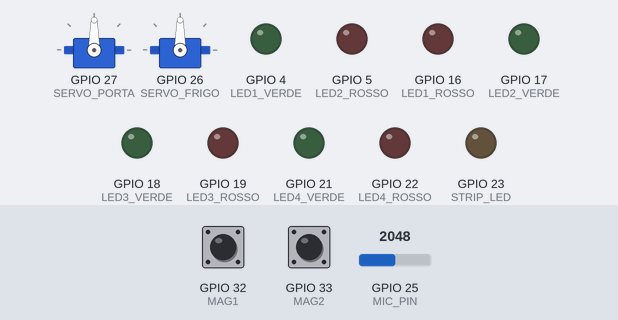
This sketch was run on a simulated ESP32. On the bench: 2 × servo, output pins drawn as LEDs (lit = HIGH). Inputs (shaded band) come from the test bench; at power-on: GPIO 33 (MAG2) HIGH, GPIO 32 (MAG1) HIGH, GPIO 25 (MIC_PIN) = 2048. WiFi joins after 1.5 s; servers stay silent unless stated; uploads are accepted with an empty reply; what the sketch prints to the serial monitor is not drawn.

Above: at 0.1 s.
At 4.9 s:
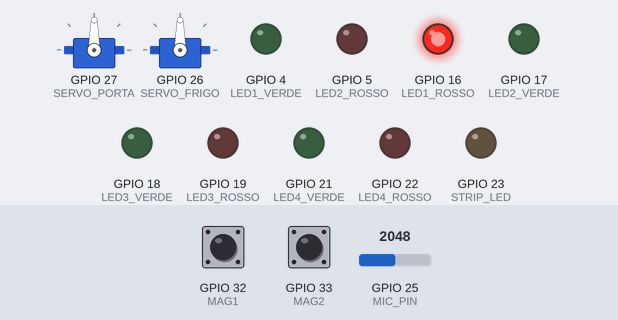
5.0 s: GPIO 33 (MAG2) pulled LOW for 1 s
9.0 s: GPIO 32 (MAG1) pulled LOW for 3.2 s
At 12.9 s:
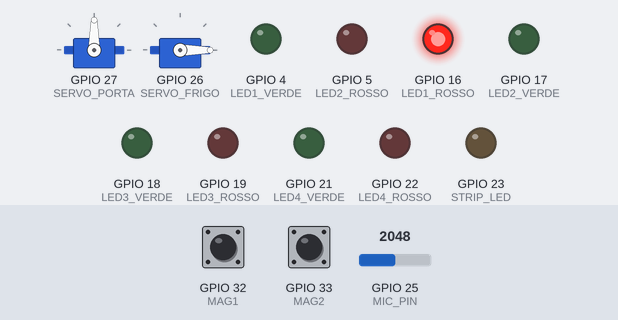
Timing chart, 0 to 14.4 s (numbered marks = the images above; inputs shaded):
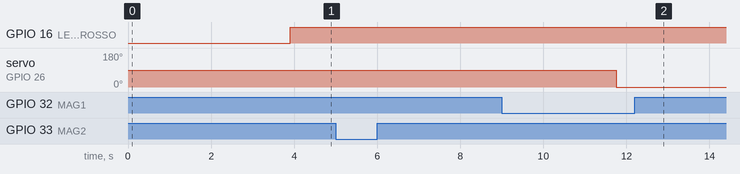

The sketch:

esp32-cucina-FINAL-WITH-LED-SYNC.ino
```cpp
/* =====================================================
   ESP32 CUCINA - SISTEMA COMPLETO CON LED SYNC
   Versione: 2.0 - Con polling stato LED dal database
   ===================================================== */

#include <WiFi.h>
#include <HTTPClient.h>
#include <ESP32Servo.h>

// ================= WIFI =================
const char* ssid     = "Vodafone-E23524170";
const char* password = "JtnLtfg73NXgAt9r";

// ================= BACKEND =================
const char* backend_url = "http://192.168.1.10:8001";
const int session_id = 999;

// ================== STATI ==================
enum StatoCucina {
  FORNELLI,
  FRIGO,
  SERRA,
  COMPLETATO
};

StatoCucina stato = FORNELLI;

// ================== STATE GLOBALE ==================
bool kitchenComplete = false;
bool allRoomsComplete = false;
unsigned long lastPollTime = 0;
const unsigned long POLL_INTERVAL = 5000;

// 🆕 LED SYNC TIMING
unsigned long lastLEDSyncTime = 0;
const unsigned long LED_SYNC_INTERVAL = 2000; // Poll LED ogni 2 secondi

// ================== PIN LED ==================
#define LED1_VERDE 4    // Porta
#define LED1_ROSSO 16
#define LED2_VERDE 17   // Fornelli
#define LED2_ROSSO 5
#define LED3_VERDE 18   // Frigo
#define LED3_ROSSO 19
#define LED4_VERDE 21   // Serra
#define LED4_ROSSO 22

// ================== SERVO ==================
#define SERVO_PORTA 27
#define SERVO_FRIGO 26
Servo servoPorta;
Servo servoFrigo;

// ================== SENSORI ==================
#define MAG1 32   // Anta decorativa
#define MAG2 33   // Pentola
#define MIC_PIN 25
#define STRIP_LED 23

// ================= AUDIO =================
#define CALIBRA_MS 2000
#define FINESTRA_MS 60
#define MARGINE_BATTITO 800
int rumoreFondo = 0;

// ================== HTTP ==================

bool chiamataHTTP(const char* endpoint, const char* method = "POST") {
  if (WiFi.status() != WL_CONNECTED) return false;

  HTTPClient http;
  String url = String(backend_url) + endpoint;
  http.begin(url);
  http.setTimeout(5000);

  int httpCode;
  if (strcmp(method, "POST") == 0) {
    http.addHeader("Content-Type", "application/json");
    httpCode = http.POST("{}");
  } else {
    httpCode = http.GET();
  }

  http.end();
  return (httpCode > 0 && httpCode < 300);
}

// ================== NOTIFICHE ==================

bool notificaFornelli() {
  String e = "/api/sessions/" + String(session_id) +
             "/kitchen-puzzles/fornelli/complete";
  return chiamataHTTP(e.c_str());
}

bool notificaFrigo() {
  String e = "/api/sessions/" + String(session_id) +
             "/kitchen-puzzles/frigo/complete";
  return chiamataHTTP(e.c_str());
}

bool notificaSerra() {
  String e = "/api/sessions/" + String(session_id) +
             "/kitchen-puzzles/serra/complete";
  return chiamataHTTP(e.c_str());
}

// ================== POLLING ==================

void checkGameCompletion() {
  if (WiFi.status() != WL_CONNECTED) return;

  HTTPClient http;
  String url = String(backend_url) + "/api/sessions/" +
               String(session_id) + "/game-completion/status";

  http.begin(url);
  int code = http.GET();

  if (code > 0) {
    String p = http.getString();
    kitchenComplete = p.indexOf("\"kitchen_complete\":true") > 0;
    allRoomsComplete = p.indexOf("\"all_rooms_complete\":true") > 0;
  }
  http.end();
}

// 🆕 ================== LED SYNC ==================

void syncLEDWithBackend() {
  if (WiFi.status() != WL_CONNECTED) return;

  HTTPClient http;
  String url = String(backend_url) + "/api/sessions/" +
               String(session_id) + "/kitchen-puzzles/state";

  http.begin(url);
  http.setTimeout(3000);
  int code = http.GET();

  if (code == 200) {
    String response = http.getString();

    Serial.println("🔄 [LED SYNC] Response: " + response);

    // ✅ FIX: Usa led_states non status (backend fornisce già colore finale)

    // Parse Fornelli LED color
    int fornelliIdx = response.indexOf("\"fornelli\"", response.indexOf("\"led_states\""));
    if (fornelliIdx > 0) {
      if (response.indexOf("\"green\"", fornelliIdx) > 0 && response.indexOf("\"green\"", fornelliIdx) < fornelliIdx + 20) {
        digitalWrite(LED2_VERDE, HIGH);
        digitalWrite(LED2_ROSSO, LOW);
      } else if (response.indexOf("\"red\"", fornelliIdx) > 0 && response.indexOf("\"red\"", fornelliIdx) < fornelliIdx + 20) {
        digitalWrite(LED2_ROSSO, HIGH);
        digitalWrite(LED2_VERDE, LOW);
      } else {
        // off
        digitalWrite(LED2_ROSSO, LOW);
        digitalWrite(LED2_VERDE, LOW);
      }
    }

    // Parse Frigo LED color
    int frigoIdx = response.indexOf("\"frigo\"", response.indexOf("\"led_states\""));
    if (frigoIdx > 0) {
      if (response.indexOf("\"green\"", frigoIdx) > 0 && response.indexOf("\"green\"", frigoIdx) < frigoIdx + 20) {
        digitalWrite(LED3_VERDE, HIGH);
        digitalWrite(LED3_ROSSO, LOW);
      } else if (response.indexOf("\"red\"", frigoIdx) > 0 && response.indexOf("\"red\"", frigoIdx) < frigoIdx + 20) {
        digitalWrite(LED3_ROSSO, HIGH);
        digitalWrite(LED3_VERDE, LOW);
      } else {
        // off
        digitalWrite(LED3_ROSSO, LOW);
        digitalWrite(LED3_VERDE, LOW);
      }
    }

    // Parse Serra LED color
    int serraIdx = response.indexOf("\"serra\"", response.indexOf("\"led_states\""));
    if (serraIdx > 0) {
      if (response.indexOf("\"green\"", serraIdx) > 0 && response.indexOf("\"green\"", serraIdx) < serraIdx + 20) {
        digitalWrite(LED4_VERDE, HIGH);
        digitalWrite(LED4_ROSSO, LOW);
        digitalWrite(STRIP_LED, HIGH);
      } else if (response.indexOf("\"red\"", serraIdx) > 0 && response.indexOf("\"red\"", serraIdx) < serraIdx + 20) {
        digitalWrite(LED4_ROSSO, HIGH);
        digitalWrite(LED4_VERDE, LOW);
      } else {
        // off
        digitalWrite(LED4_ROSSO, LOW);
        digitalWrite(LED4_VERDE, LOW);
        digitalWrite(STRIP_LED, LOW);
      }
    }

  } else {
    Serial.println("❌ [LED SYNC] HTTP " + String(code));
  }

  http.end();
}

// ================== LED PORTA ==================

void aggiornaLEDPorta() {
  if (allRoomsComplete) {
    digitalWrite(LED1_VERDE, HIGH);
    digitalWrite(LED1_ROSSO, LOW);
    servoPorta.write(0);
  } else if (kitchenComplete) {
    digitalWrite(LED1_ROSSO, millis() % 1000 < 500);
    digitalWrite(LED1_VERDE, LOW);
    servoPorta.write(90);
  } else {
    digitalWrite(LED1_ROSSO, HIGH);
    digitalWrite(LED1_VERDE, LOW);
    servoPorta.write(90);
  }
}

// ================== AUDIO ==================

int misuraAmpiezza() {
  unsigned long s = millis();
  int minV = 4095, maxV = 0;
  while (millis() - s < FINESTRA_MS) {
    int v = analogRead(MIC_PIN);
    minV = min(minV, v);
    maxV = max(maxV, v);
  }
  return maxV - minV;
}

int calibraRumore() {
  unsigned long s = millis();
  long sum = 0; int n = 0;
  while (millis() - s < CALIBRA_MS) {
    sum += misuraAmpiezza();
    n++;
    delay(20);
  }
  return n ? sum / n : 0;
}

bool rilevaBattito() {
  return misuraAmpiezza() >= (rumoreFondo + MARGINE_BATTITO);
}

// ================== RESET ==================

void resetCucina() {
  stato = FORNELLI;
  kitchenComplete = false;
  allRoomsComplete = false;

  // ⚠️ NON impostiamo LED qui - li lascia fare a syncLEDWithBackend()
  // Così i LED si sincronizzano SUBITO con database (frigo/serra OFF all'inizio)

  servoPorta.write(90);
  servoFrigo.write(90);
  digitalWrite(STRIP_LED, LOW);
}

// ================== ANTA MOBILE ==================

// Track previous MAG1 state
bool prevMAG1State = HIGH;

void checkAntaMobile() {
  bool currentMAG1 = digitalRead(MAG1);

  // Detect transition (LOW = anta aperta, HIGH = anta chiusa)
  if (currentMAG1 != prevMAG1State) {
    prevMAG1State = currentMAG1;

    Serial.print("🗄️ Anta mobile ");
    Serial.println(currentMAG1 == LOW ? "APERTA" : "CHIUSA");

    // Trigger animation via backend
    String url = String(backend_url) + "/api/sessions/" + String(session_id) +
                 "/kitchen-puzzles/anta/toggle";
    Serial.println("📤 " + url);

    HTTPClient http;
    http.begin(url);
    http.setTimeout(5000);
    int code = http.POST("{}");

    if (code == 200) {
      Serial.println("✅ HTTP 200 OK");
    } else {
      Serial.println("❌ HTTP " + String(code) + ": " + http.getString());
    }
    http.end();

    delay(500); // Debounce
  }
}

// ================== SETUP ==================

void setup() {
  Serial.begin(115200);

  pinMode(MAG1, INPUT_PULLUP);
  pinMode(MAG2, INPUT_PULLUP);
  pinMode(STRIP_LED, OUTPUT);

  pinMode(LED1_VERDE, OUTPUT);
  pinMode(LED1_ROSSO, OUTPUT);
  pinMode(LED2_VERDE, OUTPUT);
  pinMode(LED2_ROSSO, OUTPUT);
  pinMode(LED3_VERDE, OUTPUT);
  pinMode(LED3_ROSSO, OUTPUT);
  pinMode(LED4_VERDE, OUTPUT);
  pinMode(LED4_ROSSO, OUTPUT);

  servoPorta.attach(SERVO_PORTA);
  servoFrigo.attach(SERVO_FRIGO);

  Serial.println("🔌 Connessione WiFi...");
  WiFi.mode(WIFI_STA);
  WiFi.begin(ssid, password);

  unsigned long startTime = millis();
  while (WiFi.status() != WL_CONNECTED && millis() - startTime < 15000) {
    delay(300);
    Serial.print(".");
  }

  if (WiFi.status() == WL_CONNECTED) {
    Serial.println("\n✅ WiFi connesso!");
    Serial.print("📍 IP: ");
    Serial.println(WiFi.localIP());
    Serial.print("📶 RSSI: ");
    Serial.print(WiFi.RSSI());
    Serial.println(" dBm");
  } else {
    Serial.println("\n❌ WiFi timeout! Riavvio...");
    ESP.restart();
  }

  rumoreFondo = calibraRumore();
  Serial.print("🎤 Rumore di fondo calibrato: ");
  Serial.println(rumoreFondo);

  resetCucina();

  // Initial LED sync
  syncLEDWithBackend();

  Serial.println("✅ Sistema avviato!");
}

// ================== LOOP ==================

void loop() {
  // 🆕 LED SYNC ogni 2 secondi
  if (millis() - lastLEDSyncTime > LED_SYNC_INTERVAL) {
    syncLEDWithBackend();
    lastLEDSyncTime = millis();
  }

  // Game completion polling ogni 5 secondi
  if (millis() - lastPollTime > POLL_INTERVAL) {
    checkGameCompletion();
    lastPollTime = millis();
  }

  aggiornaLEDPorta();

  // 🆕 Check anta mobile per animazione
  checkAntaMobile();

  switch (stato) {

    case FORNELLI:
      // ✅ ESP32 FA TUTTO: Animation + Complete automatico
      if (digitalRead(MAG2) == LOW) {
        Serial.println("🍲 Pentola rilevata su fornelli!");

        // 1. Trigger animazione nel gioco
        String url = String(backend_url) + "/api/sessions/" + String(session_id) +
                     "/kitchen-puzzles/fornelli/animation-trigger";
        HTTPClient http;
        http.begin(url);
        http.POST("{}");
        http.end();

        Serial.println("🎬 Animazione pentola triggerata!");
        delay(1000); // Pausa per vedere animazione

        // 2. Completa puzzle AUTOMATICAMENTE
        if (notificaFornelli()) {
          Serial.println("✅ Fornelli completati! Aspetto LED sync...");

          // ⚠️ ASPETTA LED SYNC prima di avanzare stato
          // Polling aggiorna LED ogni 2s, diamo tempo
          delay(3000);

          Serial.println("🟢 Avanzamento a stato FRIGO");
          stato = FRIGO;
        }

        delay(1000); // Debounce MAG2
      }
      break;

    case FRIGO:
      // ✅ Apri servo + Complete automatico
      servoFrigo.write(0);
      Serial.println("🚪 Frigo aperto!");
      delay(2000);

      // Completa automaticamente
      if (notificaFrigo()) {
        Serial.println("✅ Frigo completato automaticamente!");
        stato = SERRA;
      }
      break;

    case SERRA:
      // ✅ Microfono: Animation + Complete automatico
      if (rilevaBattito()) {
        Serial.println("🌿 Battito rilevato!");

        // 1. Trigger animation neon
        String url = String(backend_url) + "/api/sessions/" + String(session_id) +
                     "/kitchen-puzzles/serra/animation-trigger";
        HTTPClient http;
        http.begin(url);
        http.POST("{}");
        http.end();

        Serial.println("💡 Animazione neon triggerata!");
        delay(500); // Pausa per animazione

        // 2. Completa puzzle AUTOMATICAMENTE
        if (notificaSerra()) {
          Serial.println("✅ Serra completata automaticamente!");
          digitalWrite(STRIP_LED, HIGH);
          kitchenComplete = true;
          stato = COMPLETATO;
        }
      }
      break;

    case COMPLETATO:
      break;
  }

  delay(50);
}
```

Measured:
- after the input at 5.0 s, every drawn part: stays the same
- after the input at 9.0 s, servo on GPIO 26 (SERVO_FRIGO): 90° → 0° after 2.8 s instead of 2.1 s
